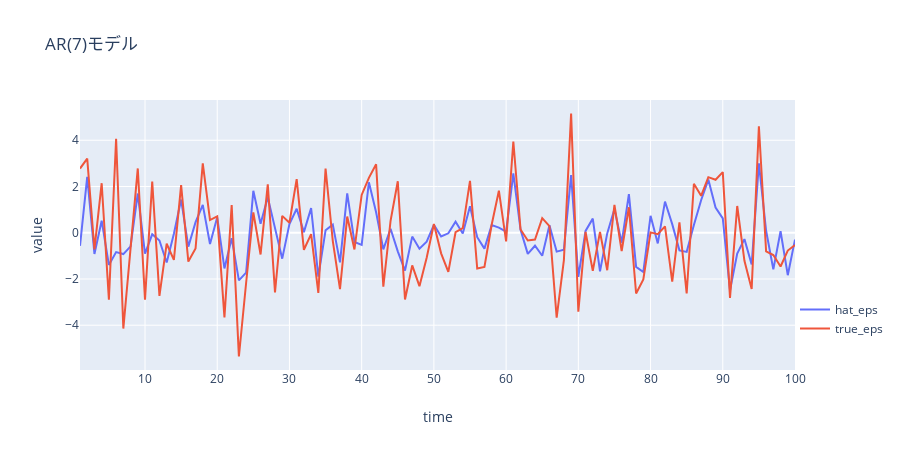

The code cell stored with this chart in its notebook:
### Markdown cell above
### テストデータにおける$\epsilon$を見てみるか

### Code cell
hat_eps = [generator(testData[i:i+8].view(1,1,8)).item() for i in range(100)]
true_eps = [eps[i+7] for i in range(100)]

# 可視化してみる
fig = plotly.graph_objs.Figure(
    data=[plotly.graph_objs.Scatter(x=np.linspace(start=1, stop=100, num=100), y=hat_eps, name="hat_eps", yaxis='y'),
          plotly.graph_objs.Scatter(x=np.linspace(start=1, stop=100, num=100), y=true_eps, name="true_eps", yaxis='y'),
                ], 
    layout=plotly.graph_objs.Layout(title="AR(7)モデル",
                legend={"x":1, "y":0.1},
                xaxis={"title":"time","range":[1,100]},
                yaxis={"title":"value"},
                width = 900,       # 全体のサイズ
                height = 450,
                )
)
plotly.offline.iplot(fig)
